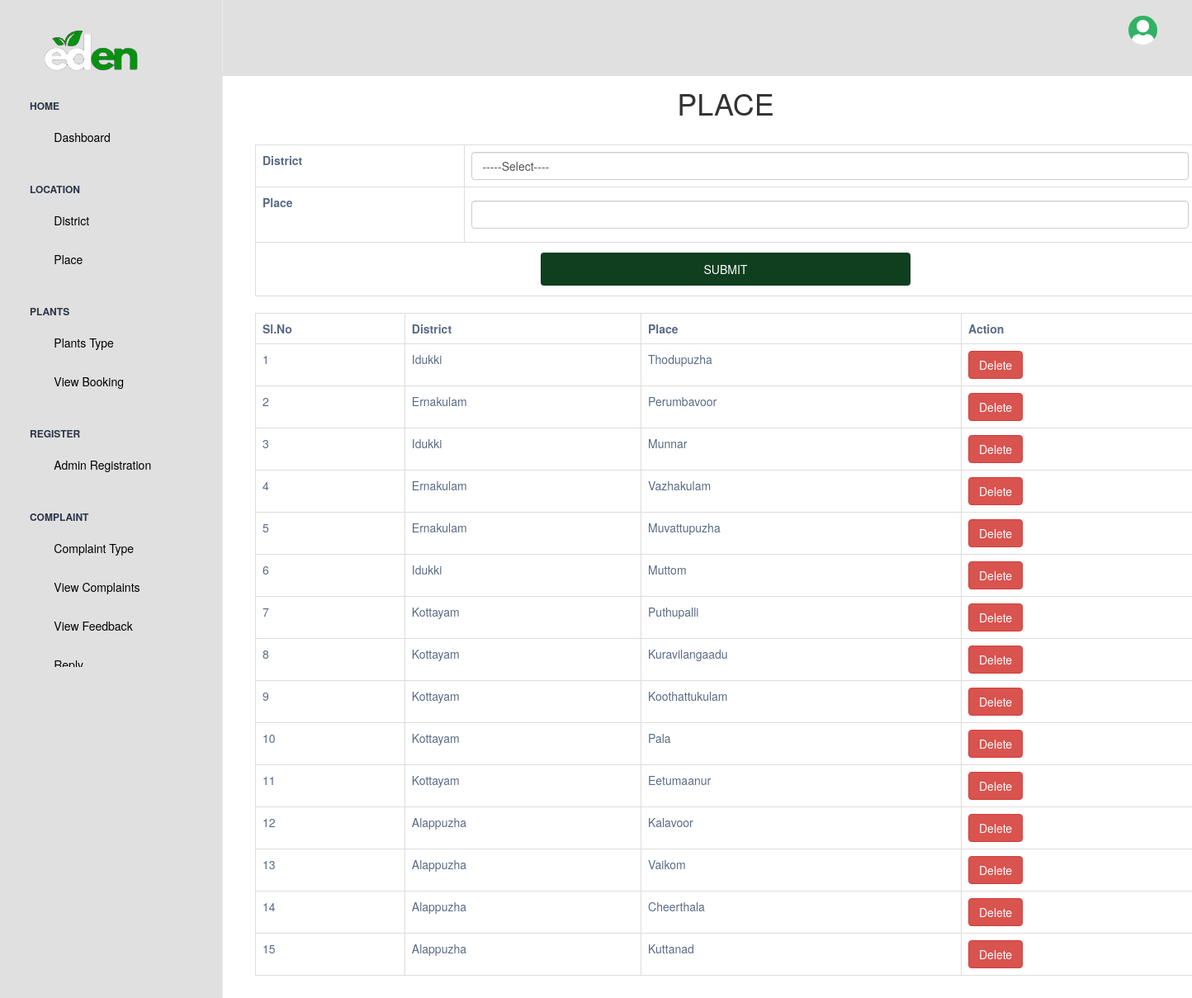
The page /Project/Admin/Place.php on the database its author committed.
### tables this page shows
CREATE TABLE `tbl_place` (
  `place_id` int(11) NOT NULL auto_increment,
  `place_name` varchar(100) NOT NULL,
  `district_id` int(11) NOT NULL,
  PRIMARY KEY  (`place_id`)
);

CREATE TABLE `tbl_district` (
  `district_id` int(11) NOT NULL auto_increment,
  `district_name` varchar(100) NOT NULL,
  PRIMARY KEY  (`district_id`)
);

### Project/Admin/Place.php (the view, shortened to what this page needs)
<?php
include('Head.php');
?>
<!DOCTYPE html PUBLIC "-//W3C//DTD XHTML 1.0 Transitional//EN" "http://www.w3.org/TR/xhtml1/DTD/xhtml1-transitional.dtd">
<html xmlns="http://www.w3.org/1999/xhtml">
<head>
<link href="https://maxcdn.bootstrapcdn.com/bootstrap/3.3.7/css/bootstrap.min.css" rel="stylesheet">
</head>
<body>
<div class="container">
        <form method="post">
            <div class="text-center">
                <h1>PLACE</h1><br />
            </div>
            <table class="table table-bordered" align="center">
                <tr>
                    <th>District</th>
                    <td>
                        <select name="p_district" class="form-control">
                            <option value="">-----Select----</option>
                        </select>
                    </td>
                </tr>
                <tr>
                    <th>Place</th>
                    <td><input type="text" name="p_place" class="form-control"></td>
                </tr>
                <tr>
                    <td colspan="2" align="center"><input type="submit" name="btn" value="SUBMIT"
                            class="btn btn-primary"></td>
                </tr>
            </table>
        </form>
        <table class="table table-bordered" align="center">
            <tr>
                <th>Sl.No</th>
                <th>District</th>
                <th>Place</th>
                <th>Action</th>
            </tr>
            <?php
$i = 0;
$sel_qry = "select * from tbl_place p inner join tbl_district d on p.district_id=d.district_id";
$data = mysql_query($sel_qry);
while ($row = mysql_fetch_array($data)) {
    $i++;
    ?>
            <tr>
                <td><?php echo $i ?></td>
                <td> <?php echo $row["district_name"]?> </td>
                <td><?php echo $row["place_name"]?> </td>
                <td><a href="Place.php?did=<?php echo $row["place_id"]?>" class="btn btn-danger">Delete</a></td></tr>
            <?php
}
?>
        </table>
    </div>
</body>
<?php
include('Foot.php');
?>
</html>

### Project/Assets/Templates/form.css (style rules this page uses)
input[type=text],[type=password],[type=email],[type=date], select { width: 100%; padding: 12px 20px; margin: 8px 0; display: inline-block; border: 1px solid #ccc; border-radius: 4px; box-sizing: border-box; }
input[type=submit] { width: 40%; background-color: rgb(15 63 31); color: white; padding: 10px; margin: 4px 0; border: none; border-radius: 4px; cursor: pointer; }

### rows shown on the page
tbl_place: district.district_name "Idukki", place_name "Thodupuzha"
tbl_place: district.district_name "Ernakulam", place_name "Perumbavoor"
tbl_place: district.district_name "Idukki", place_name "Munnar"
tbl_place: district.district_name "Ernakulam", place_name "Vazhakulam"
tbl_place: district.district_name "Ernakulam", place_name "Muvattupuzha"
tbl_place: district.district_name "Idukki", place_name "Muttom"
tbl_place: district.district_name "Kottayam", place_name "Puthupalli"
tbl_place: district.district_name "Kottayam", place_name "Kuravilangaadu"
tbl_place: district.district_name "Kottayam", place_name "Koothattukulam"
tbl_place: district.district_name "Kottayam", place_name "Pala"
tbl_place: district.district_name "Kottayam", place_name "Eetumaanur"
tbl_place: district.district_name "Alappuzha", place_name "Kalavoor"
tbl_place: district.district_name "Alappuzha", place_name "Vaikom"
tbl_place: district.district_name "Alappuzha", place_name "Cheerthala"
tbl_place: district.district_name "Alappuzha", place_name "Kuttanad"
